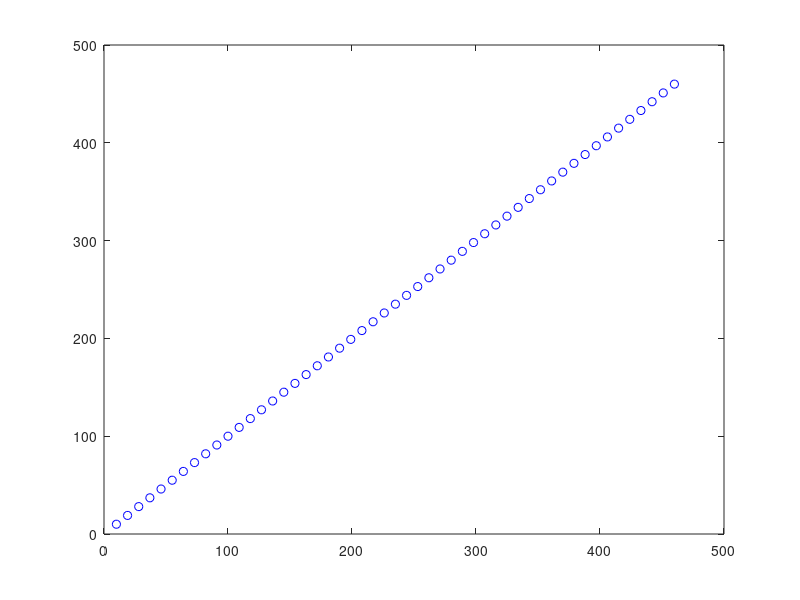

Write the MATLAB code that produced this figure. (Note: this script raises an error after producing the figure.)
%Small collection of points to start with
clear all
close all
model = [10,10;100,100;190,190;280,280;370,370;460,460];
modelx = transpose(spline(1:6,transpose(model(:,1)),1:.1:6));
modely = transpose(spline(1:6,transpose(model(:,2)),1:.1:6));
model = [modelx,modely];
axis([1 2500 1 2500])
plot(model(:,1),model(:,2),'b');
plot(model(:,1),model(:,2),'bo');
hold on;
pause(2)
radius = sqrt(90^2+90^2)/10;

%Move a point to another location
index = 51;
xdirection = 20;
ydirection = 20;
writerObj = VideoWriter('Drag Movement.avi');
writerObj.FrameRate = 5;
open(writerObj);
hold off
rad = zeros(51,1);
rad(1:26) = log(400:100:2900);
rad(26:end) = log(2900:-100:400);
leftside = zeros(51,2);
rightside = zeros(51,2);

for i = .1:.05:2*pi
    
    model(index,1) = model(index,1) + xdirection;
    model(index,2) = model(index,2) + ydirection;

    model = updatePose(model,index,1,radius);
    model = updatePose(model,index,-1,radius);
    hold on
    colors = jet(size(model,1));
    for j = 1:size(model,1)
        %plot(model(j,1),model(j,2),'*','color',colors(j,:))
        if(j == 1 || j == size(model,1))
            leftside(j,1) = model(j,1);
            leftside(j,2) = model(j,2);
            rightside(j,1) = model(j,1);
            rightside(j,2) = model(j,2);
        elseif(j>1)
            angle = vectorRadianDist(model(j,1),model(j,2),model(j-1,1),model(j-1,2));
            leftside(j,1) = model(j,1)+cos(angle+pi/2)*rad(j)*2;
            leftside(j,2) = model(j,2)+sin(angle+pi/2)*rad(j)*2;
            rightside(j,1) = model(j,1)+cos(angle-pi/2)*rad(j)*2;
            rightside(j,2) = model(j,2)+sin(angle-pi/2)*rad(j)*2;
        end
    end
    plot(model(:,1),model(:,2),'-g');
    plot(rightside(:,1),rightside(:,2),'-r');
    plot(leftside(:,1),leftside(:,2),'-b');
%     plot(model(:,1),model(:,2),'ro')
    %axis([1 2500 1 2500])
    pause(.1)
    frame = getframe(gcf);
    writeVideo(writerObj,frame);
    %close(gcf)
    clf('reset')
    ydirection = 70*cos(i*5+pi)+5;
    xdirection = 20*abs(cos(i*5))+5;
%     ydirection = 70;
%     xdirection = 20;
end
close(writerObj)

